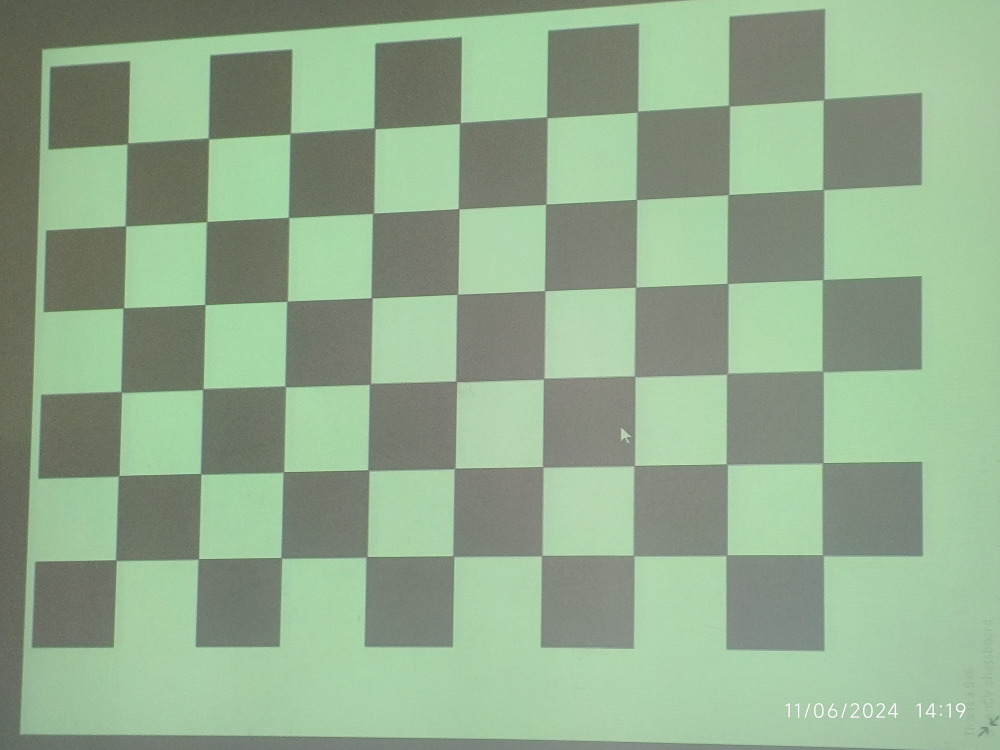
#> input picture 9/images/1730874232856.jpg, 4000 x 3000 px (shown at 1/4 size); its folder holds only this picture in this run
$ python 2.py
#> lines starting #> are read from the running program, lines starting #| are printed output that depends on the picture; after the words box and inside, x2 and y2 are one past the last pixel; in counts of white or black regions, pixels touching at a corner belong together; long printed decimals are rounded
import glob
import os

import cv2
import numpy as np

# Defining the dimensions of checkerboard
CHECKERBOARD = (6, 9)
criteria = (cv2.TERM_CRITERIA_EPS + cv2.TERM_CRITERIA_MAX_ITER, 30, 0.001)

# Creating vector to store vectors of 3D points for each checkerboard image
objpoints = []
# Creating vector to store vectors of 2D points for each checkerboard image
imgpoints = []


# Defining the world coordinates for 3D points
objp = np.zeros((CHECKERBOARD[0] * CHECKERBOARD[1], 3), np.float32)
objp[:, :2] = np.mgrid[0 : CHECKERBOARD[0], 0 : CHECKERBOARD[1]].T.reshape(-1, 2)
prev_img_shape = None

# Extracting path of individual image stored in a given directory
images = glob.glob("9/images/*.jpg")
for fname in images:
    img = cv2.imread(fname)
#> img is the input picture: shape (3000, 4000, 3); mean B, G, R 141.7, 171.3, 145.6
    img = cv2.resize(img, (960, 720))
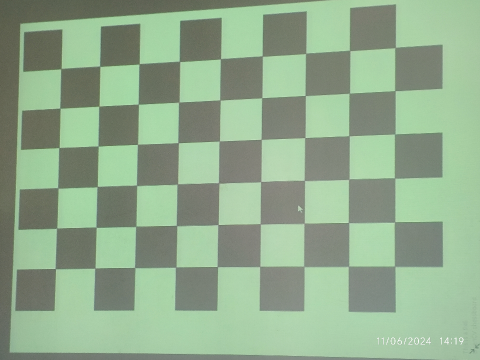
#> img: shape (720, 960, 3) (shown at 1/2 size); mean B, G, R 141.6, 171.2, 145.5
    gray = cv2.cvtColor(img, cv2.COLOR_BGR2GRAY)
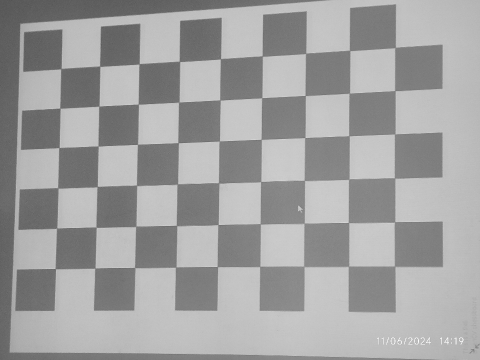
#> gray: shape (720, 960) (shown at 1/2 size); min 76, max 255, mean 160.1
    # Find the chess board corners
    ret, corners = cv2.findChessboardCorners(
        gray,
        CHECKERBOARD,
        cv2.CALIB_CB_ADAPTIVE_THRESH
        + cv2.CALIB_CB_FAST_CHECK
        + cv2.CALIB_CB_NORMALIZE_IMAGE,
    )
#> ret = True; corners = 54 rows, first 8: [110.7, 537.6], [114, 456.1], [116.3, 376.3], [118.6, 295.5], [120.5, 216.9], [122.5, 137.2], [190.5, 536.4], [193, 454.8]

    """
    If desired number of corner are detected,
    we refine the pixel coordinates and display
    them on the images of checker board
    """

    if ret == True:
        objpoints.append(objp)
        # Refining pixel coordinates for given 2d points.
        corners2 = cv2.cornerSubPix(gray, corners, (11, 11), (-1, -1), criteria)
#> corners2 = 54 rows, first 8: [111.1, 537.7], [114, 456.7], [116.2, 376.3], [118.5, 295.6], [120.4, 216.7], [122.3, 137.7], [190.3, 536.6], [192.6, 454.7]
        imgpoints.append(corners2)

        # Draw and display the corners
        img = cv2.drawChessboardCorners(img, CHECKERBOARD, corners2, ret)
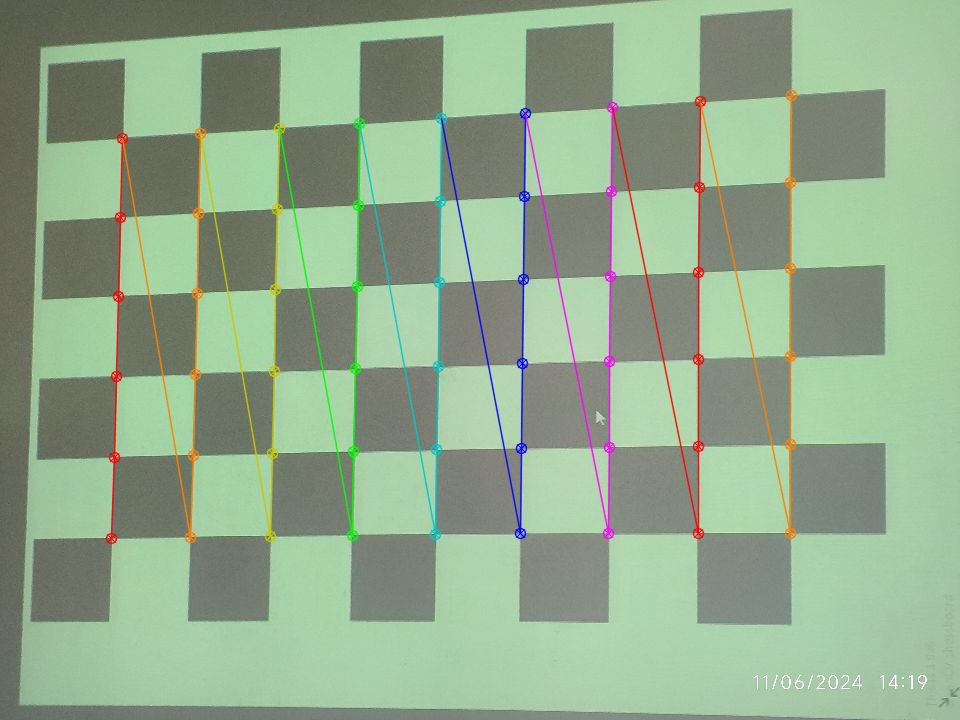
#> img: shape (720, 960, 3); 3.7% of pixels changed, all inside (x1, y1, x2, y2) = (105, 89, 798, 545)

    cv2.imshow("img", img)
    cv2.waitKey(0)

cv2.destroyAllWindows()

h, w = img.shape[:2]

"""
Performing camera calibration by
passing the value of known 3D points (objpoints)
and corresponding pixel coordinates of the
detected corners (imgpoints)
"""
ret, mtx, dist, rvecs, tvecs = cv2.calibrateCamera(
    objpoints, imgpoints, gray.shape[::-1], None, None
)
#> ret = 0.342; mtx = [[2915.5, 0, 392], [0, 2745.7, 485.9], [0, 0, 1]]; dist = [[0.476, -5.69, 0.0298, -0.00673, 57.73]]; rvecs = ([-0.362, 0.233, -1.55],); tvecs = ([-3.24, 0.624, 33.86],)

print("Camera matrix : \n")
print(mtx)
#| [[2.91551739e+03 0.00000000e+00 3.92026843e+02]
#|  [0.00000000e+00 2.74573482e+03 4.85936250e+02]
#|  [0.00000000e+00 0.00000000e+00 1.00000000e+00]]
print("dist : \n")
print(dist)
#| [[ 4.75606783e-01 -5.69083791e+00  2.97815316e-02 -6.73197182e-03
#|    5.77320163e+01]]
print("rvecs : \n")
print(rvecs)
#| (array([[-0.3619],
#|        [ 0.2329],
#|        [-1.548]]),)
print("tvecs : \n")
print(tvecs)
#| (array([[-3.237],
#|        [ 0.624],
#|        [33.864]]),)

$ run again, on 9/images/1730874232914.jpg
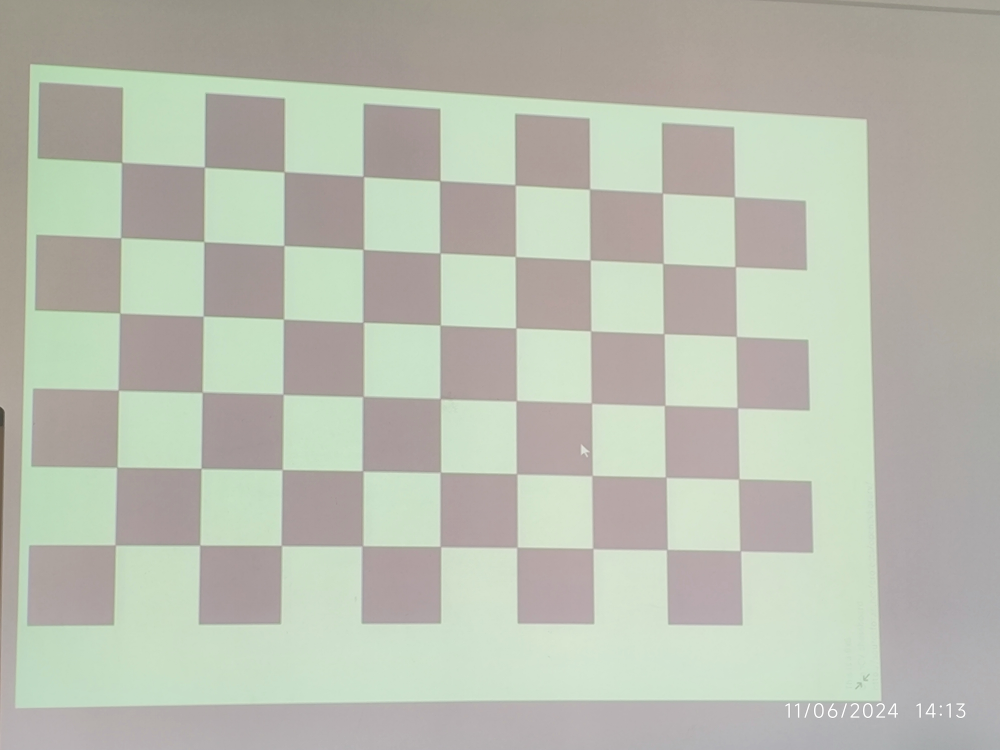
#> input picture 9/images/1730874232914.jpg, 4000 x 3000 px (shown at 1/4 size)
#> img is the input picture: shape (3000, 4000, 3); mean B, G, R 175.5, 188.2, 184.7
#> `img = cv2.resize(img, (960, 720))`:
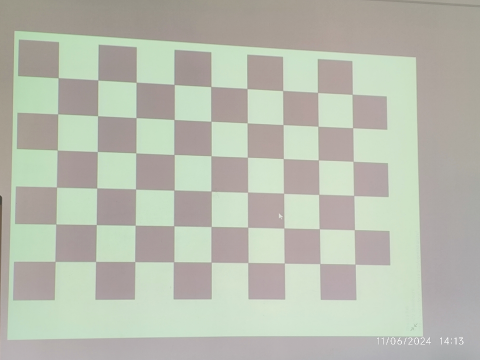
#> img: shape (720, 960, 3) (shown at 1/2 size); mean B, G, R 175.5, 188.2, 184.6
#> `ret, corners = cv2.findChessboardCorners( gray, CHECKERBOARD, cv2.CALI..`: ret = True; corners = 54 rows, first 8: [110.5, 523], [112.3, 448.3], [113.4, 374.5], [115, 300.5], [115.9, 228.1], [116.9, 155.9], [191.8, 523.2], [193.1, 449.5]
#> corners2 = 54 rows, first 8: [110.6, 523.2], [112.2, 448.5], [113.5, 374.6], [115, 300.5], [115.9, 228.3], [116.7, 156], [191.7, 523.4], [193, 449.6]
#> `img = cv2.drawChessboardCorners(img, CHECKERBOARD, corners2, ret)`:
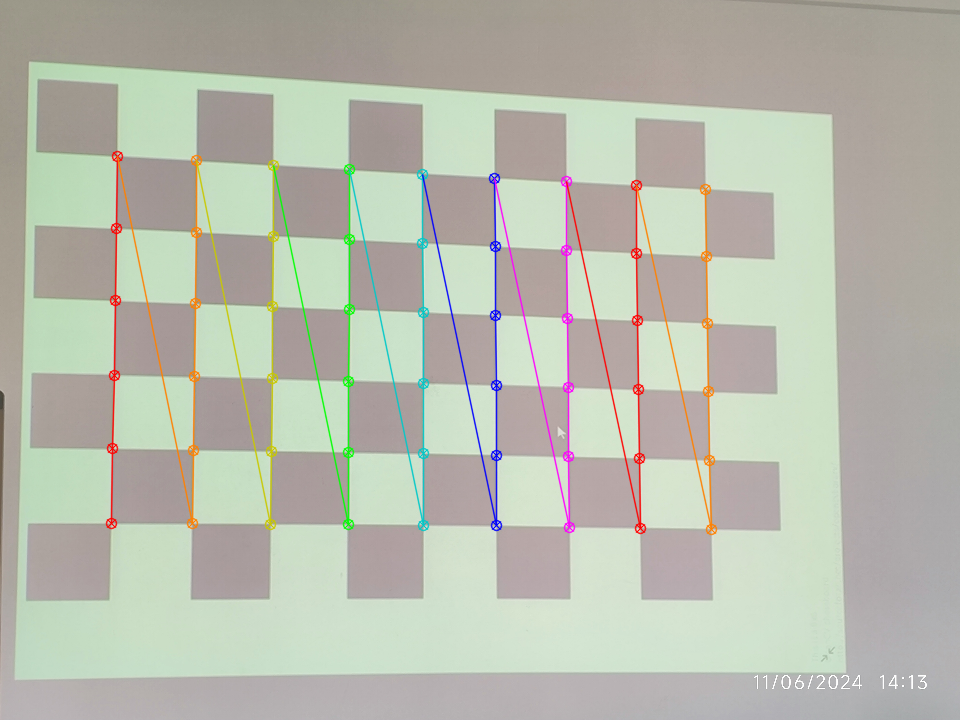
#> img: shape (720, 960, 3); 3.25% of pixels changed, all inside (x1, y1, x2, y2) = (105, 150, 718, 536)
#> `ret, mtx, dist, rvecs, tvecs = cv2.calibrateCamera( objpoints, imgpoin..`: ret = 0.276; mtx = [[2026.5, 0, 472.4], [0, 1903.2, 469.7], [0, 0, 1]]; dist = [[0.296, -1.93, 0.0239, 0.00295, 13.45]]; rvecs = ([0.136, -0.273, -1.55],); tvecs = ([-4.51, 0.691, 25.48],)
#| [[2.02649932e+03 0.00000000e+00 4.72379101e+02]
#|  [0.00000000e+00 1.90322206e+03 4.69696876e+02]
#|  [0.00000000e+00 0.00000000e+00 1.00000000e+00]]
#| [[ 2.95518140e-01 -1.92769423e+00  2.38509194e-02  2.94611387e-03
#|    1.34463996e+01]]
#| (array([[ 0.1355 ],
#|        [-0.2729],
#|        [-1.553]]),)
#| (array([[-4.514],
#|        [ 0.6912],
#|        [25.480 ]]),)

$ run again, on 9/images/1730874232930.jpg
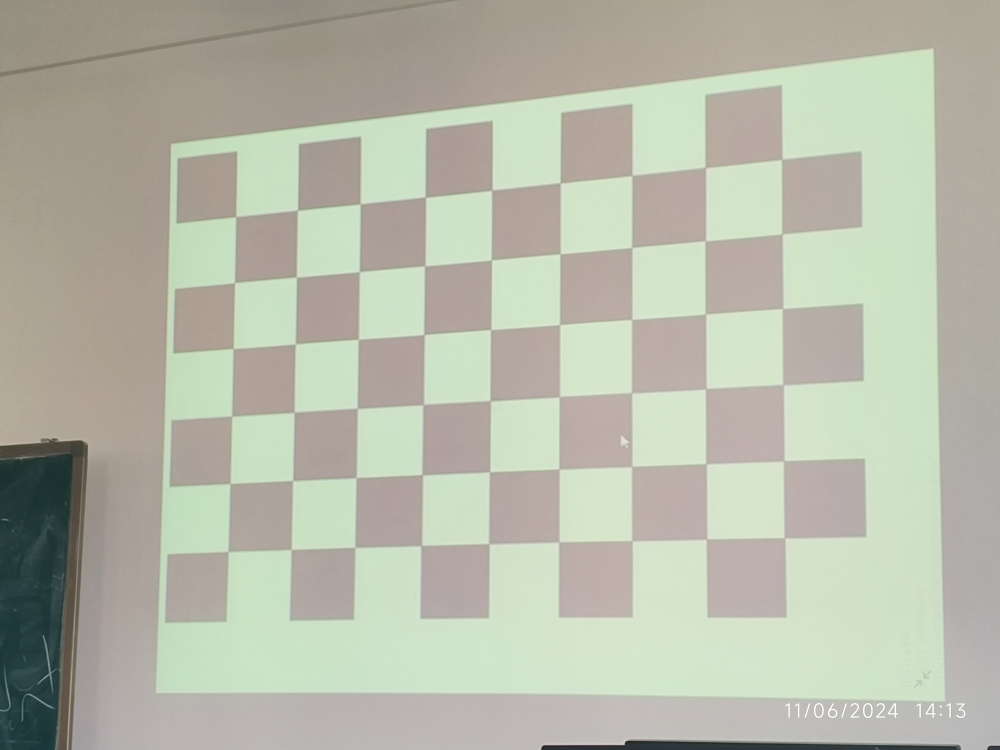
#> input picture 9/images/1730874232930.jpg, 4000 x 3000 px (shown at 1/4 size)
#> img is the input picture: shape (3000, 4000, 3); mean B, G, R 169.7, 185.3, 182.6
#> `gray = cv2.cvtColor(img, cv2.COLOR_BGR2GRAY)`:
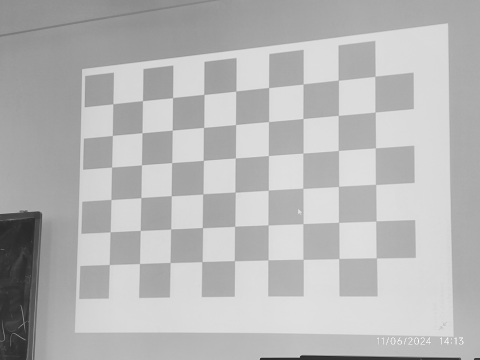
#> gray: shape (720, 960) (shown at 1/2 size); min 24, max 255, mean 182.7
#> `ret, corners = cv2.findChessboardCorners( gray, CHECKERBOARD, cv2.CALI..`: ret = True; corners = 54 rows, first 8: [218.9, 529.4], [220.9, 463.9], [222.5, 399.4], [223.8, 334.5], [225.2, 271.3], [226.1, 207.9], [279.4, 527.2], [280.9, 461.3]
#> corners2 = 54 rows, first 8: [219, 529.5], [220.7, 464.2], [222.5, 399.5], [223.7, 334.5], [225.2, 271.4], [226.3, 208], [279.4, 527.4], [281, 461.3]
#> `img = cv2.drawChessboardCorners(img, CHECKERBOARD, corners2, ret)`:
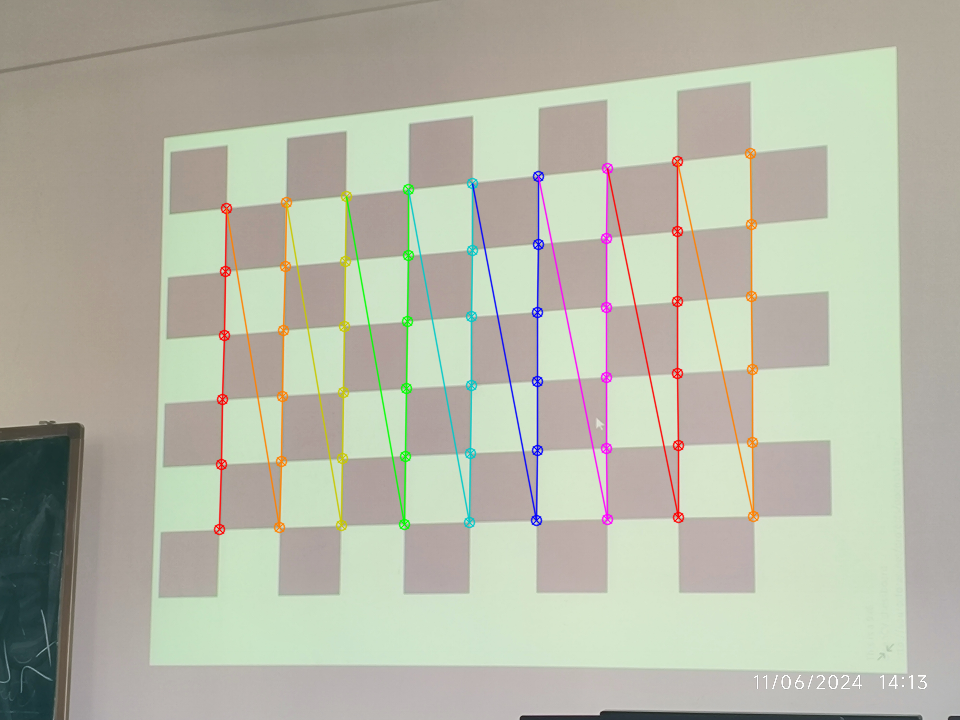
#> img: shape (720, 960, 3); mean B, G, R 168.1, 183.9, 182
#> `ret, mtx, dist, rvecs, tvecs = cv2.calibrateCamera( objpoints, imgpoin..`: ret = 0.291; mtx = [[2779.6, 0, 476.7], [0, 2415.3, 401.8], [0, 0, 1]]; dist = [[0.62, -9.58, 0.027, -0.00115, 111.3]]; rvecs = ([-0.54, 0.382, -1.54],); tvecs = ([-3.42, 1.94, 37.25],)
#| [[2.77962034e+03 0.00000000e+00 4.76655722e+02]
#|  [0.00000000e+00 2.41528304e+03 4.01782385e+02]
#|  [0.00000000e+00 0.00000000e+00 1.00000000e+00]]
#| [[ 6.19928505e-01 -9.57696656e+00  2.69729107e-02 -1.14775847e-03
#|    1.11318298e+02]]
#| (array([[-0.5399 ],
#|        [ 0.3818],
#|        [-1.543]]),)
#| (array([[-3.422],
#|        [ 1.940],
#|        [37.249]]),)
